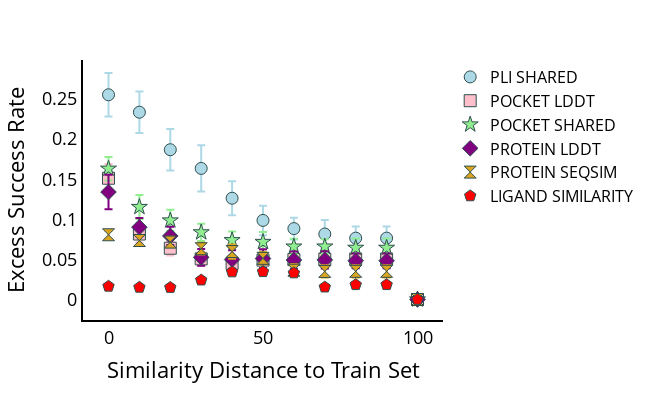

The cell this chart's notebook holds for it:
### Code cell
plot_leakage_vs_perfomance(df_report, analysis_Y='XS')

### Figure 1 — Plotly figure (JSON) as saved in the notebook; plotly's stock layout.template omitted (floating-point values rounded to 4 significant figures)
{"data": [{"error_y": {"array": [0.02715, 0.02594, 0.02591, 0.02886, 0.02112, 0.01837, 0.01366, 0.01745, 0.01464, 0.01464, 0]}, "hovertemplate": "Metric=PLI SHARED<br>Similarity Distance to Train Set=%{x}<br>Excess Success Rate=%{y}<extra></extra>", "legendgroup": "PLI SHARED", "marker": {"color": "lightblue", "line": {"color": "DarkSlateGrey", "width": 1}, "size": 12, "symbol": "circle"}, "mode": "markers", "name": "PLI SHARED", "orientation": "v", "showlegend": true, "type": "scatter", "x": [0, 10, 20, 30, 40, 50, 60, 70, 80, 90, 100], "xaxis": "x", "y": [0.2553, 0.2335, 0.1868, 0.1635, 0.1263, 0.09861, 0.08842, 0.08166, 0.07652, 0.07652, 0], "yaxis": "y"}, {"error_y": {"array": [0.01788, 0.01046, 0.009035, 0.008914, 0.00808, 0.01099, 0.0119, 0.01164, 0.0116, 0.0116, 0]}, "hovertemplate": "Metric=POCKET LDDT<br>Similarity Distance to Train Set=%{x}<br>Excess Success Rate=%{y}<extra></extra>", "legendgroup": "POCKET LDDT", "marker": {"color": "pink", "line": {"color": "DarkSlateGrey", "width": 1}, "size": 12, "symbol": "square"}, "mode": "markers", "name": "POCKET LDDT", "orientation": "v", "showlegend": true, "type": "scatter", "x": [0, 10, 20, 30, 40, 50, 60, 70, 80, 90, 100], "xaxis": "x", "y": [0.1512, 0.08162, 0.06393, 0.05067, 0.04501, 0.04913, 0.04975, 0.05019, 0.05049, 0.05049, 0], "yaxis": "y"}, {"error_y": {"array": [0.01468, 0.01491, 0.01324, 0.01086, 0.01078, 0.01233, 0.00989, 0.009092, 0.0117, 0.0117, 0]}, "hovertemplate": "Metric=POCKET SHARED<br>Similarity Distance to Train Set=%{x}<br>Excess Success Rate=%{y}<extra></extra>", "legendgroup": "POCKET SHARED", "marker": {"color": "lightgreen", "line": {"color": "DarkSlateGrey", "width": 1}, "size": 12, "symbol": "star"}, "mode": "markers", "name": "POCKET SHARED", "orientation": "v", "showlegend": true, "type": "scatter", "x": [0, 10, 20, 30, 40, 50, 60, 70, 80, 90, 100], "xaxis": "x", "y": [0.1631, 0.1153, 0.09853, 0.08374, 0.07393, 0.07176, 0.06593, 0.06601, 0.06442, 0.06442, 0], "yaxis": "y"}, {"error_y": {"array": [0.02157, 0.01138, 0.01138, 0.01045, 0.01149, 0.01164, 0.01082, 0.0108, 0.00921, 0.00921, 0]}, "hovertemplate": "Metric=PROTEIN LDDT<br>Similarity Distance to Train Set=%{x}<br>Excess Success Rate=%{y}<extra></extra>", "legendgroup": "PROTEIN LDDT", "marker": {"color": "purple", "line": {"color": "DarkSlateGrey", "width": 1}, "size": 12, "symbol": "diamond"}, "mode": "markers", "name": "PROTEIN LDDT", "orientation": "v", "showlegend": true, "type": "scatter", "x": [0, 10, 20, 30, 40, 50, 60, 70, 80, 90, 100], "xaxis": "x", "y": [0.134, 0.09023, 0.07925, 0.05254, 0.0498, 0.05105, 0.04913, 0.04944, 0.04826, 0.04826, 0], "yaxis": "y"}, {"error_y": {"array": [0.005295, 0.006408, 0.006509, 0.007329, 0.008795, 0.007621, 0.007691, 0.007545, 0.007614, 0.007614, 0]}, "hovertemplate": "Metric=PROTEIN SEQSIM<br>Similarity Distance to Train Set=%{x}<br>Excess Success Rate=%{y}<extra></extra>", "legendgroup": "PROTEIN SEQSIM", "marker": {"color": "goldenrod", "line": {"color": "DarkSlateGrey", "width": 1}, "size": 12, "symbol": "hourglass"}, "mode": "markers", "name": "PROTEIN SEQSIM", "orientation": "v", "showlegend": true, "type": "scatter", "x": [0, 10, 20, 30, 40, 50, 60, 70, 80, 90, 100], "xaxis": "x", "y": [0.08074, 0.07355, 0.0716, 0.06331, 0.05977, 0.05132, 0.03656, 0.03503, 0.03513, 0.03513, 0], "yaxis": "y"}, {"error_y": {"array": [0.002251, 0.0004567, 0.003583, 0.002832, 0.001286, 0.003343, 0.002847, 0.003157, 0.002559, 0.002559, 0]}, "hovertemplate": "Metric=LIGAND SIMILARITY<br>Similarity Distance to Train Set=%{x}<br>Excess Success Rate=%{y}<extra></extra>", "legendgroup": "LIGAND SIMILARITY", "marker": {"color": "red", "line": {"color": "DarkSlateGrey", "width": 1}, "size": 12, "symbol": "pentagon"}, "mode": "markers", "name": "LIGAND SIMILARITY", "orientation": "v", "showlegend": true, "type": "scatter", "x": [0, 10, 20, 30, 40, 50, 60, 70, 80, 90, 100], "xaxis": "x", "y": [0.01646, 0.01516, 0.01494, 0.02417, 0.03431, 0.03463, 0.03307, 0.01543, 0.01844, 0.01844, 0], "yaxis": "y"}], "layout": {"font": {"size": 18}, "height": 400, "legend": {"font": {"color": "black", "size": 16}, "title": {}, "tracegroupgap": 0, "traceorder": "normal"}, "margin": {"t": 60}, "plot_bgcolor": "rgba(0, 0, 0, 0)", "width": 650, "xaxis": {"anchor": "y", "color": "black", "domain": [0, 1], "linecolor": "black", "linewidth": 2, "showline": true, "tickfont": {"size": 18}, "title": {"text": "Similarity Distance to Train Set"}}, "yaxis": {"anchor": "x", "color": "black", "domain": [0, 1], "linecolor": "black", "linewidth": 2, "showline": true, "tickfont": {"size": 18}, "title": {"text": "Excess Success Rate"}}}}
